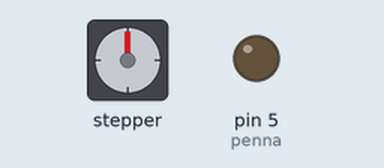
Bench run of a sketch on a simulated Arduino Uno, built with avr-gcc and run on an emulated ATmega328P. Shown: stepper motor, output pins drawn as LEDs (lit = HIGH). Wiring (inferred from the names in the program): stepper motor driver (200 steps per turn assumed): step pin 9; direction pin 11. Pins used as bus, display or sensor lines are not drawn.

Above: at 1.76 s.
At 19.1 s:
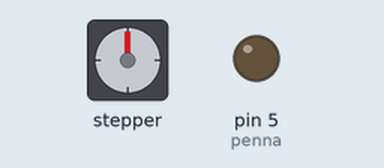
At 26.3 s:
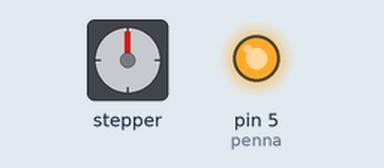
At 36.6 s:
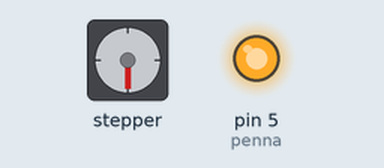
Timing chart, 0 to 40.0 s (numbered marks = the images above):
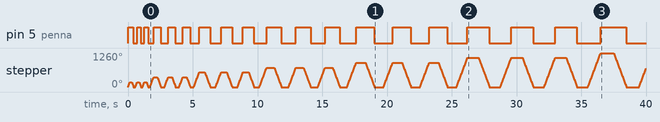

Measured:
- by itself, pin 5 (penna): LOW → HIGH at 0.00 s, → LOW 0.42 s later, → HIGH 0.28 s later, → LOW 0.28 s later, … (38 changes in this stretch)

The sketch:

robot_scrivi_quadrato.ino
```cpp
uint8_t penna = 5;

uint8_t stepPin1 = 9;
uint8_t dirPin1 = 11;
int steps1 = 200; // you should increase this if you are using
// some of microstepping modes

uint8_t stepPin2 = 3;
uint8_t dirPin2 = 5;
int steps2 = 200; // you should increase this if you are using
// some of microstepping modes

int usDelay = 700; // minimal is 950 for full step mode and NEMA15 motor
// minimal is 35 for sixteenth step mode

void setup() {
  Serial.begin(9600);
  pinMode(stepPin1, OUTPUT);
  pinMode(dirPin1, OUTPUT);

  pinMode(stepPin2, OUTPUT);
  pinMode(dirPin2, OUTPUT);

  pinMode(penna, OUTPUT);
}

void loop() {
  digitalWrite(penna, HIGH);

  for (int st = 1; st < 15; st++) {
    steps1 = 100 * st;
    steps2 = 100 * st;

    for (int i = 0; i < 3; i++) {
      digitalWrite(dirPin1, HIGH); // motor direction cw

      for (int x = 0; x < steps1; x++) {
        digitalWrite(stepPin1, HIGH);
        delayMicroseconds(usDelay);
        digitalWrite(stepPin1, LOW);
        delayMicroseconds(usDelay);
      }

      digitalWrite(dirPin2, HIGH);

      for (int x = 0; x < steps2; x++) {
        digitalWrite(stepPin2, HIGH);
        delayMicroseconds(usDelay);
        digitalWrite(stepPin2, LOW);
        delayMicroseconds(usDelay);
      }

      digitalWrite(dirPin1, LOW);

      for (int x = 0; x < steps1; x++) {
        digitalWrite(stepPin1, HIGH);
        delayMicroseconds(usDelay);
        digitalWrite(stepPin1, LOW);
        delayMicroseconds(usDelay);
      }

      digitalWrite(dirPin2, LOW);

      for (int x = 0; x < steps2; x++) {
        digitalWrite(stepPin2, HIGH);
        delayMicroseconds(usDelay);
        digitalWrite(stepPin2, LOW);
        delayMicroseconds(usDelay);
      }
    }
  }
  digitalWrite(penna, LOW);
}
```
